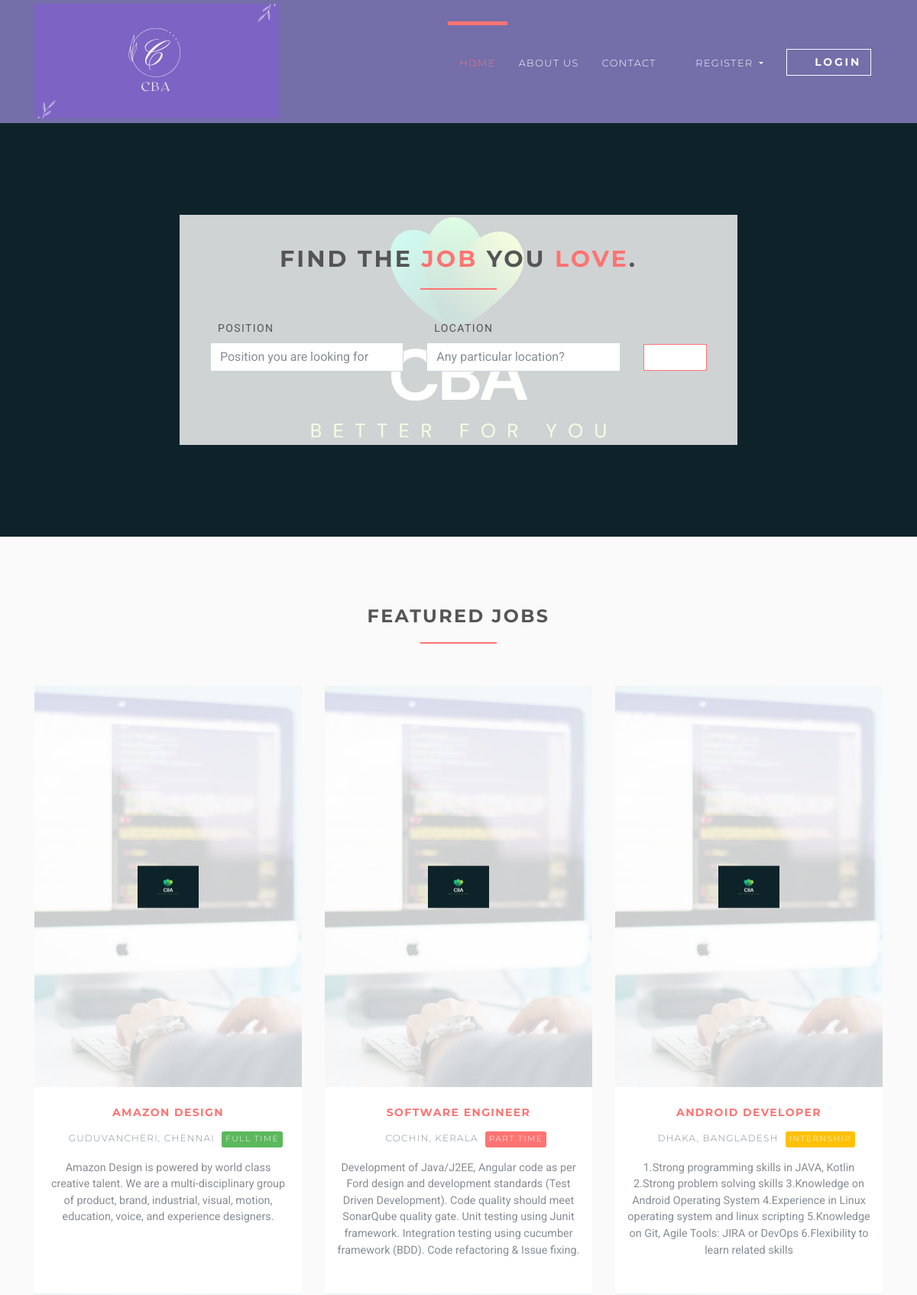
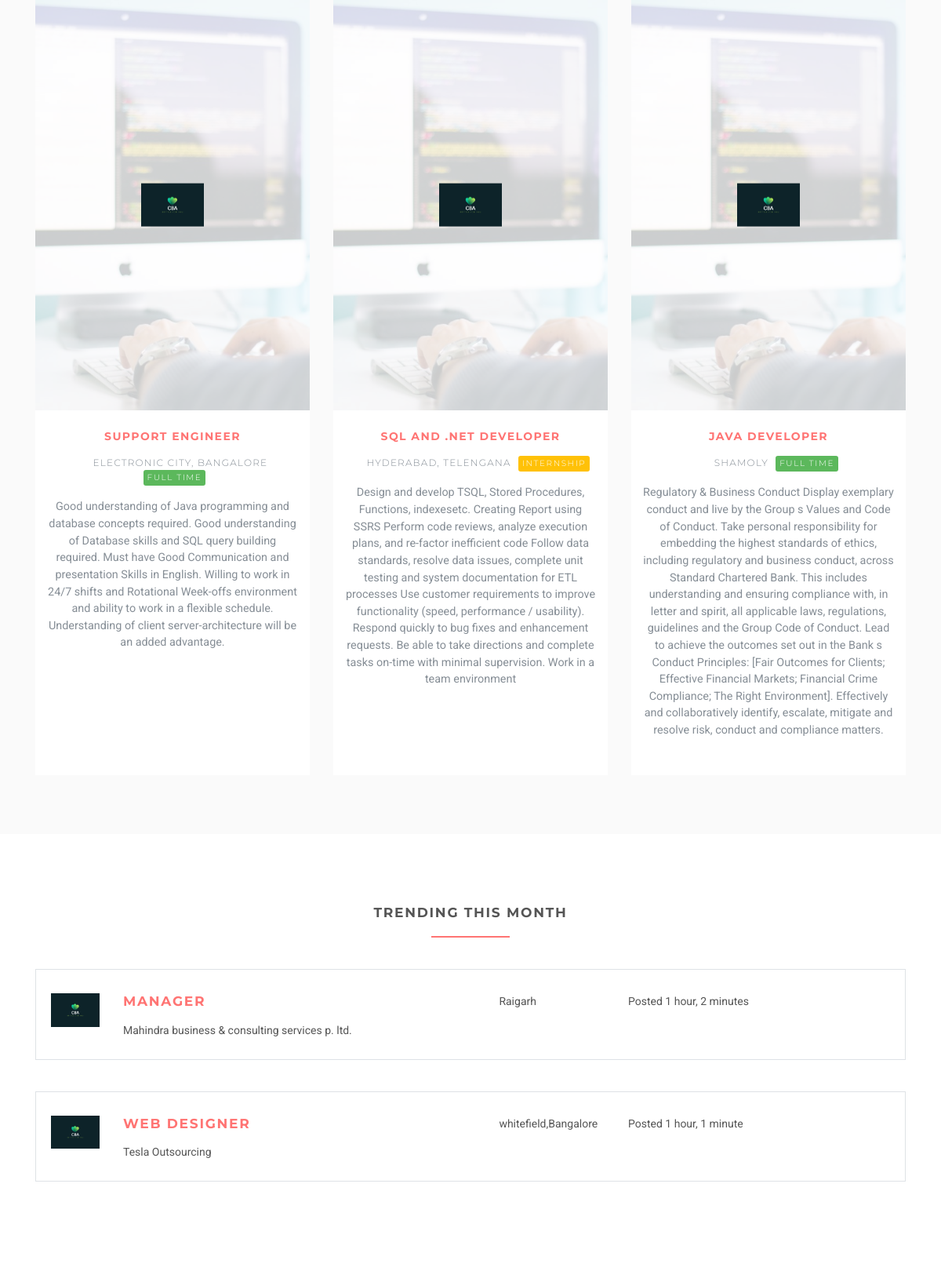
The page / (upper part) on the database its author committed (2 pictures, top to bottom).
### jobsapp/models.py (models this page shows, shortened)
class Job(models.Model):
    user = models.ForeignKey(User, on_delete=models.CASCADE)
    title = models.CharField(max_length=300)
    description = models.TextField()
    location = models.CharField(max_length=150)
    type = models.CharField(choices=JOB_TYPE, max_length=10)
    category = models.CharField(max_length=100)
    last_date = models.DateTimeField()
    company_name = models.CharField(max_length=100)
    company_description = models.CharField(max_length=300)
    website = models.CharField(max_length=100, default="")
    created_at = models.DateTimeField(default=timezone.now)
    filled = models.BooleanField(default=False)

### jobsapp/views/home.py (the view)
# urls.py: path('', HomeView.as_view(), name='home'),
class HomeView(ListView):
    model = Job
    template_name = 'home.html'
    context_object_name = 'jobs'
    def get_queryset(self):
        return self.model.objects.all()[:6]
    def get_context_data(self, **kwargs):
        context = super().get_context_data(**kwargs)
        context['trendings'] = self.model.objects.filter(created_at__month=timezone.now().month)[:3]
        return context

### templates/home.html (shortened to what this page needs)
{% extends 'base.html' %}
{% load static %}
{% block content %}
    <section class="job-form-section job-form-section--image">
        <div class="container">
            <div class="row">
                <div class="col-lg-8 mx-auto">
                    <div class="job-form-box">
                        <h2 class="heading">Find the <span class="accent">job</span> you
                            <span class="accent">love</span>.
                        </h2>
                        <form id="job-main-form" method="get" action="{% url 'jobs:searh' %}" class="job-main-form">
                            <div class="controls">
                                <div class="row align-items-center">
                                    <div class="col-md-5">
                                        <div class="form-group">
                                            <label for="profession">Position</label>
                                            <input type="text" id="profession" name="position"
                                                   placeholder="Position you are looking for" class="form-control">
                                        </div>
                                    </div>
                                    <div class="col-md-5">
                                        <div class="form-group">
                                            <label for="location">Location</label>
                                            <input type="text" id="location" name="location"
                                                   placeholder="Any particular location?" class="form-control">
                                        </div>
                                    </div>
                                    <div class="col-md-2">
                                        <button type="submit"
                                                class="btn btn-outline-white-primary job-main-form__button">
                                            <i class="fa fa-search"></i>
                                        </button>
                                    </div>
                                </div>
                            </div>
                        </form>
                    </div>
                </div>
            </div>
        </div>
    </section>
    <section class="bg-light-gray">
        <div class="container">
            <h3 class="heading">Featured jobs</h3>
            <div class="row featured align-items-stretch">
                {% for job in jobs %}
                    <div class="col-lg-4 mb-5 mb-lg-0">
                        <div class="box-image-text bg-visible full-height">
                            <div class="top">
                                <a href="#">
                                    <div class="image">
                                    </div>
                                    <div class="logo">
                                        <img src="{% static 'img/company-1.png' %}" alt="" style="max-width: 80px;">
                                    </div>
                                </a>
                            </div>
                            <div class="content">
                                <h5><a href="{% url 'jobs:jobs-detail' job.id %}">{{ job.title }}</a></h5>
                                <p class="featured__details"><i class="fa fa-map-marker job__location"></i>
                                    {{ job.location }}
                                    {% if job.type == '1' %}
                                        <span class="badge featured-badge badge-success">Full time</span>
                                    {% elif job.type == '2' %}
                                        <span class="badge featured-badge badge-primary">Part time</span>
                                    {% else %}
                                        <span style="color: #ffffff;" class="badge featured-badge badge-warning">Internship</span>
                                    {% endif %}
                                </p>
                                <p>{{ job.description }}</p>
                            </div>
                        </div>
                    </div>
                {% endfor %}
            </div>
        </div>
    </section>
    <section>
        <div class="container">
            <h4 class="heading">Trending this month</h4>
            {% for trending in trendings %}
                <div class="job-listing  job-listing--last">
                    <div class="row">
                        <div class="col-md-12 col-lg-6">
                            <div class="row">
                                <div class="col-2">
                                    <img src="{% static 'img/company-1.png' %}"
                                         alt="ShareBoardd " class="img-fluid">
                                </div>
                                <div class="col-10">
                                    <h4 class="job__title">
                                        <a href="{% url 'jobs:jobs-detail' trending.id %}">{{ trending.title }}</a>
                                    </h4>
                                    <p class="job__company">
                                        {{ trending.company_name }}
                                    </p>
                                </div>
                            </div>
                        </div>
                        <div class="col-10 col-md-3 col-lg-2 ml-auto"><i class="fa fa-map-marker job__location"></i>
                            {{ trending.location }}
                        </div>
                        <div class="col-10 col-md-3 col-lg-3 ml-auto">
                            <p>Posted {{ trending.created_at|timesince }}</p>
                        </div>
                        <div class="col-sm-12 col-md-2 col-lg-1">
                            <div class="job__star">
                                <a href="#" data-toggle="tooltip" data-placement="top"
                                   title="Save to favourites" class="job__star__link">
                                    <i class="fa fa-star"></i>
                                </a>
                            </div>
                        </div>
                    </div>
                </div>
            {% endfor %}
        </div>
    </section>
{% endblock %}

### templates/base.html (shortened to what this page needs)
{% load static %}
<!DOCTYPE html>
<html>
<head>
    <link rel="stylesheet"
          href="{% static 'vendor/bootstrap/css/bootstrap.min.css' %}">
    <link rel="stylesheet"
          href="{% static 'vendor/font-awesome/css/font-awesome.min.css' %}">
    <link rel="stylesheet"
          href="{% static 'vendor/owl.carousel/assets/owl.carousel.css' %}">
    <link rel="stylesheet"
          href="{% static 'vendor/owl.carousel/assets/owl.theme.default.css' %}">
    <link rel="stylesheet" href="{% static 'css/style.default.css' %}"
          id="theme-stylesheet">
    <link rel="stylesheet" href="{% static 'css/custom.css' %}">
</head>
<body>
<header class="header">
    <nav class="navbar navbar-expand-lg">
        <div class="container">
            <a href="/" class="navbar-brand">
                <img src="{% static 'img/logo-small.png' %}" alt="logo" class="d-none d-lg-block">
            </a>
            <div id="navbarSupportedContent" class="collapse navbar-collapse">
                <ul class="navbar-nav ml-auto">
                    <li class="nav-item active">
                        <a href="/" class="nav-link">Home <span class="sr-only">(current)</span></a>
                    </li>
                    <li class="nav-item">
                        <a href="#" class="nav-link">About Us</a>
                    </li>
                    <li class="nav-item">
                        <a href="#" class="nav-link">Contact</a>
                    </li>
                    {% if request.user.is_authenticated and request.user.role == 'employer' %}
                        <li class="nav-item dropdown">
                            <a id="clientZone" href="#" data-toggle="dropdown"
                               aria-haspopup="true" aria-expanded="false"
                               class="nav-link dropdown-toggle has-img mb-3 mb-lg-0 mt-3 mt-lg-0">
                                <div class="client-menu-image">
                                    <div class="inner">
                                        <img src="{% static 'img/company-1.png' %}"
                                             alt="company image"
                                             class="img-fluid">
                                    </div>
                                </div>
                                {% if request.user.role == 'employee' %}
                                    {{ request.user.first_name }} {{ request.user.last_name }}
                                {% else %}
                                    {{ request.user.first_name }}
                                {% endif %}
                            </a>
                            <div aria-labelledby="clientZone" class="dropdown-menu">
                                <a href="{% url 'jobs:employer-dashboard' %}" class="dropdown-item">Dashboard</a>
                                <a href="{% url 'jobs:employer-all-applicants' %}" class="dropdown-item">Applicants </a>
                                <a href="{% url 'jobs:employer-jobs-create' %}" class="dropdown-item">Post a new
                                    job </a>
                                <a href="{% url 'accounts:logout' %}" class="dropdown-item">Logout</a>
                            </div>
                        </li>
                    {% else %}
                        <li class="nav-item dropdown">
                            <a id="pages" href="#" data-toggle="dropdown" aria-haspopup="true" aria-expanded="false"
                               class="nav-link dropdown-toggle"><i class="fa fa-signing"></i>Register
                            </a>
                        </li>
                        <li class="nav-item" style="color: #fff">
                            <a href="{% url 'accounts:login' %}" class="btn navbar-btn btn-outline-light mb-5 mb-lg-0">
                                <i class="fa fa-sign-in"></i>Login
                            </a>
                        </li>
                    {% endif %}
                </ul>
            </div>
        </div>
    </nav>
</header>
<div>
    {% block content %} {% endblock %}
</div>
</body>
</html>

### rows shown on the page
Job: title "AMAZON DESIGN", location "GUDUVANCHERI, CHENNAI", type "FULL TIME", description "Amazon Design is powered by world class creative talent. We are a multi-disciplinary group of product, brand, industrial, visual, motion, education, voice, and experience designers."
Job: title "SOFTWARE ENGINEER", location "COCHIN, KERALA", type "PART TIME", description "Development of Java/J2EE, Angular code as per Ford design and development standards (Test Driven Development). Code quality should meet SonarQube quality gate. Unit testing using Junit framework. Integration testing using cucumber framework (BDD). Code refactoring & Issue fixing."
Job: title "ANDROID DEVELOPER", location "DHAKA, BANGLADESH", type "INTERNSHIP", description "1.Strong programming skills in JAVA, Kotlin 2.Strong problem solving skills 3.Knowledge on Android Operating System 4.Experience in Linux operating system and linux scripting 5.Knowledge on Git, Agile Tools: JIRA or DevOps 6.Flexibility to learn related skills"
Job: title "SUPPORT ENGINEER", location "ELECTRONIC CITY, BANGALORE", type "FULL TIME", description "Good understanding of Java programming and database concepts required. Good understanding of Database skills and SQL query building required. Must have Good Communication and presentation Skills in English. Willing to work in 24/7 shifts and Rotational Week-offs environment and ability to work in a flexible schedule. Understanding of client server-architecture will be an added advantage."
Job: title "SQL AND .NET DEVELOPER", location "HYDERABAD, TELENGANA", type "INTERNSHIP", description "Design and develop TSQL, Stored Procedures, Functions, indexesetc. Creating Report using SSRS Perform code reviews, analyze execution plans, and re-factor inefficient code Follow data standards, resolve data issues, complete unit testing and system documentation for ETL processes Use customer requirements to improve functionality (speed, performance / usability). Respond quickly to bug fixes and enhancement requests. Be able to take directions and complete tasks on-time with minimal supervision. Work in a team environment"
Job: title "JAVA DEVELOPER", location "SHAMOLY", type "FULL TIME", description "Regulatory & Business Conduct Display exemplary conduct and live by the Group s Values and Code of Conduct. Take personal responsibility for embedding the highest standards of ethics, including regulatory and business conduct, across Standard Chartered Bank. This includes understanding and ensuring compliance with, in letter and spirit, all applicable laws, regulations, guidelines and the Group Code of Conduct. Lead to achieve the outcomes set out in the Bank s Conduct Principles: [Fair Outcomes for Clients; Effective Financial Markets; Financial Crime Compliance; The Right Environment]. Effectively and collaboratively identify, escalate, mitigate and resolve risk, conduct and compliance…"
Job: title "MANAGER", company_name "Mahindra business & consulting services p. ltd.", location "Raigarh", created_at "1 hour, 2 minutes"
Job: title "WEB DESIGNER", company_name "Tesla Outsourcing", location "whitefield,Bangalore", created_at "1 hour, 1 minute"
